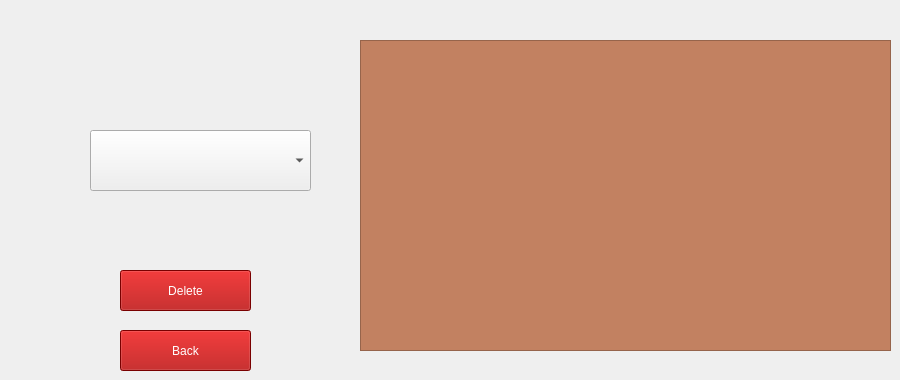
      <widget class="QWidget" name="DeleteBusPage">
       <widget class="QTableView" name="ShowBus">
        <property name="geometry">
         <rect>
          <x>360</x>
          <y>40</y>
          <width>531</width>
          <height>311</height>
         </rect>
        </property>
        <property name="styleSheet">
         <string notr="true">background-color: rgb(194, 129, 97);</string>
        </property>
       </widget>
       <widget class="QComboBox" name="BusCombo">
        <property name="geometry">
         <rect>
          <x>90</x>
          <y>130</y>
          <width>221</width>
          <height>61</height>
         </rect>
        </property>
       </widget>
       <widget class="QPushButton" name="DeleteButton">
        <property name="geometry">
         <rect>
          <x>120</x>
          <y>270</y>
          <width>131</width>
          <height>41</height>
         </rect>
        </property>
        <property name="styleSheet">
         <string notr="true">background-color: rgb(170, 0, 0);
color: rgb(255, 255, 255);
font: 700 9pt &quot;Segoe UI&quot;;
font: 700 9pt &quot;Segoe UI&quot;;
font: 14pt &quot;Segoe UI&quot;;</string>
        </property>
        <property name="text">
         <string>Delete</string>
        </property>
       </widget>
       <widget class="QPushButton" name="BackButton_2">
        <property name="geometry">
         <rect>
          <x>120</x>
          <y>330</y>
          <width>131</width>
          <height>41</height>
         </rect>
        </property>
        <property name="styleSheet">
         <string notr="true">background-color: rgb(170, 0, 0);
color: rgb(255, 255, 255);
font: 700 9pt &quot;Segoe UI&quot;;
font: 700 9pt &quot;Segoe UI&quot;;
font: 14pt &quot;Segoe UI&quot;;</string>
        </property>
        <property name="text">
         <string>Back</string>
        </property>
       </widget>
      </widget>
